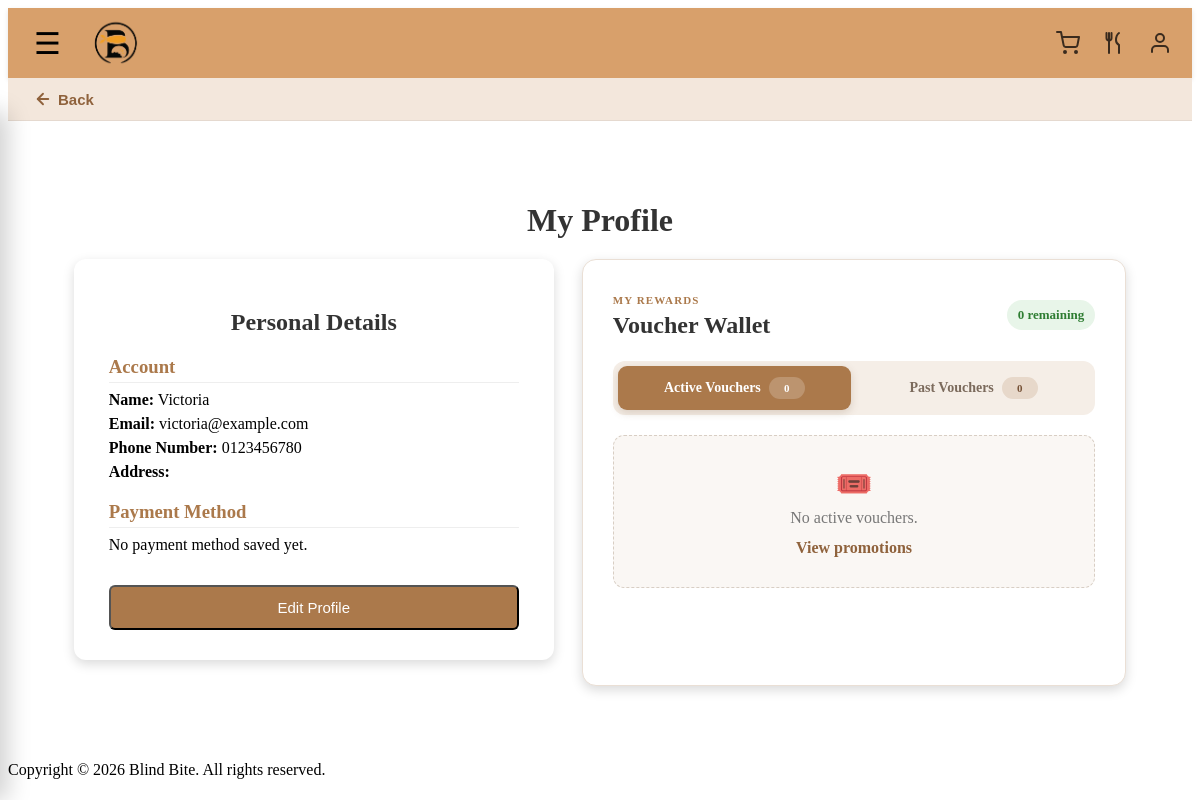
The page /authentication/profile.php (signed in) on the database its author committed.
### tables this page shows
CREATE TABLE users (
    username VARCHAR(50) PRIMARY KEY,
    password VARCHAR(255) NOT NULL,
    email VARCHAR(50) NOT NULL UNIQUE,
    gender ENUM('MALE','FEMALE','OTHER') NOT NULL,
    date_of_birth DATE,
    address TEXT,
    phone_number VARCHAR(20) NOT NULL UNIQUE,
    created_at TIMESTAMP DEFAULT CURRENT_TIMESTAMP
);

### authentication/profile.php (the view, shortened to what this page needs)
<?php
include '../config/db_connect.php';
$username = $_SESSION['username'];
$error = "";
$stmt = $conn->prepare("SELECT * FROM users WHERE username = ?");
$stmt->bind_param("s", $username);
$stmt->execute();
$user = $stmt->get_result()->fetch_assoc();
$pmStmt = $conn->prepare("SELECT * FROM paymentmethod WHERE username = ?");
$pmStmt->bind_param("s", $username);
$pmStmt->execute();
$paymentMethod = $pmStmt->get_result()->fetch_assoc();
$activeVouchers = [];
$pastVouchers = [];
$showEditOnLoad = !empty($error);
include '../includes/header.php';
include '../includes/navigation.php';
?>
<link rel="stylesheet" href="../css/profile.css">
<main class="profile-page" data-show-edit="<?php echo $showEditOnLoad ? '1' : '0'; ?>">
    <h1>My Profile</h1>
    <div class="profile-overview">
        <div id="profile-view" class="profile-card">
            <h2>Personal Details</h2>
            <h3>Account</h3>
            <p><strong>Name:</strong> <?php echo htmlspecialchars($user['username']); ?></p>
            <p><strong>Email:</strong> <?php echo htmlspecialchars($user['email']); ?></p>
            <p><strong>Phone Number:</strong> <?php echo htmlspecialchars($user['phone_number']); ?></p>
            <p><strong>Address:</strong> <?php echo htmlspecialchars($user['address']); ?></p>
            <h3>Payment Method</h3>
            <?php if ($paymentMethod) : ?>
                <p><strong>Cardholder Name:</strong> <?php echo htmlspecialchars($paymentMethod['cardholder_name']); ?></p>
                <p><strong>Card Number:</strong> **** **** **** <?php echo htmlspecialchars(substr($paymentMethod['card_number'], -4)); ?></p>
                <p><strong>Expiry Date:</strong> <?php echo htmlspecialchars($paymentMethod['expiry_date']); ?></p>
            <?php else : ?>
                <p>No payment method saved yet.</p>
            <?php endif; ?>
            <button type="button" id="edit-profile-btn" class="edit-profile-btn">Edit Profile</button>
        </div>
        <section id="profile-vouchers" class="voucher-wallet-card" aria-labelledby="voucherWalletTitle">
            <div class="voucher-wallet-header">
                <div>
                    <span class="voucher-wallet-kicker">My rewards</span>
                    <h2 id="voucherWalletTitle">Voucher Wallet</h2>
                </div>
                <span class="voucher-count">
                    <?php echo count($activeVouchers); ?> remaining
                </span>
            </div>
            <div class="voucher-tabs" role="tablist" aria-label="Voucher categories">
                <button
                    type="button"
                    class="voucher-tab-btn is-active"
                    id="activeVoucherTab"
                    role="tab"
                    aria-selected="true"
                    aria-controls="activeVoucherPanel">
                    Active Vouchers
                    <span><?php echo count($activeVouchers); ?></span>
                </button>
                <button
                    type="button"
                    class="voucher-tab-btn"
                    id="pastVoucherTab"
                    role="tab"
                    aria-selected="false"
                    aria-controls="pastVoucherPanel">
                    Past Vouchers
                    <span><?php echo count($pastVouchers); ?></span>
                </button>
            </div>
            <div class="voucher-tab-panels">
                <div
                    class="voucher-column voucher-tab-panel active-voucher-column"
                    id="activeVoucherPanel"
                    role="tabpanel"
                    aria-labelledby="activeVoucherTab">
                    <?php if (empty($activeVouchers)) : ?>
                        <div class="voucher-empty">
                            <span aria-hidden="true">🎟️</span>
                            <p>No active vouchers.</p>
                            <a href="../index.php#promotions">View promotions</a>
                        </div>
                    <?php endif; ?>
                </div>
            </div>
        </section>
    </div>
</main>
<?php include '../includes/footer.php'; ?>

### css/profile.css (style rules this page uses)
.profile-page { width:100%; flex:1; display:flex; flex-direction:column; align-items:center; padding:60px 20px; box-sizing:border-box; }
.profile-page h1 { margin-bottom:20px; color:#333; }
.profile-card { width:480px; max-width:100%; background:#fff; padding:30px 35px; border-radius:12px; box-shadow:0 4px 12px rgba(0,0,0,0.15); }
.profile-card h2 { text-align:center; margin-bottom:15px; color:#333; }
.profile-card h3 { margin-top:20px; margin-bottom:8px; color:#ab794b; border-bottom:1px solid #eee; padding-bottom:4px; }
.profile-card p { margin:6px 0; }
.edit-profile-btn, .cancel-btn { display:inline-block; margin-top:25px; padding:12px 20px; border-radius:6px; font-size:15px; text-decoration:none; text-align:center; cursor:pointer; transition:0.3s; }
.edit-profile-btn { background:#ab794b; color:#fff; width:100%; box-sizing:border-box; }
.profile-overview { display: grid; grid-template-columns: minmax(340px, 480px) minmax(0, 1fr); align-items: start; gap: 28px; width: 92%; max-width: 1280px; }
.profile-overview .profile-card { width: auto; }
.voucher-wallet-card { min-width: 0; padding: 30px; border: 1px solid #eadfd5; border-radius: 14px; background: #fff; box-shadow: 0 4px 12px rgba(0,0,0,0.15); }
.voucher-wallet-header { display: flex; align-items: center; justify-content: space-between; gap: 20px; margin-bottom: 22px; }
.voucher-wallet-kicker { color: #ab794b; font-size: 11px; font-weight: 800; letter-spacing: 1.1px; text-transform: uppercase; }
.voucher-wallet-header h2 { margin: 4px 0 0; color: #333; }
.voucher-count { flex-shrink: 0; padding: 7px 11px; border-radius: 999px; background: #e8f5e9; color: #2e7d32; font-size: 13px; font-weight: bold; }
.voucher-tabs { display: grid; grid-template-columns: repeat(2, minmax(0, 1fr)); gap: 6px; margin-bottom: 20px; padding: 5px; border-radius: 12px; background: #f5eee7; }
.voucher-tab-btn { display: flex; align-items: center; justify-content: center; gap: 8px; padding: 11px 14px; border: 0; border-radius: 9px; background: transparent; color: #7b6a5c; font: inherit; font-size: 14px; font-weight: 700; cursor: pointer; transition: background-color 0.2s ease, color 0.2s ease, box-shadow 0.2s ease; }
.voucher-tab-btn span { min-width: 22px; padding: 2px 7px; border-radius: 999px; background: #e7d8ca; color: #765237; font-size: 11px; line-height: 18px; }
.voucher-tab-btn.is-active { background: #ab794b; color: #fff; box-shadow: 0 3px 9px rgba(111, 75, 43, 0.2); }
.voucher-tab-btn.is-active span { background: rgba(255, 255, 255, 0.2); color: #fff; }
.voucher-tab-panels { min-height: 220px; }
.voucher-column { min-width: 0; }
.profile-voucher-item > a, .voucher-empty a { display: inline-block; margin-top: 12px; color: #8f623c; font-weight: bold; text-decoration: none; }
.voucher-empty { padding: 30px 15px; border: 1px dashed #d8cec4; border-radius: 11px; background: #faf7f4; color: #777; text-align: center; }
.voucher-empty > span { font-size: 30px; }
.voucher-empty p { margin: 8px 0 0; }

### rows shown on the page
users: username "Victoria", email "victoria@example.com", phone_number "0123456780"

### other values the page prints
count($activeVouchers) "0"
count($pastVouchers) "0"
